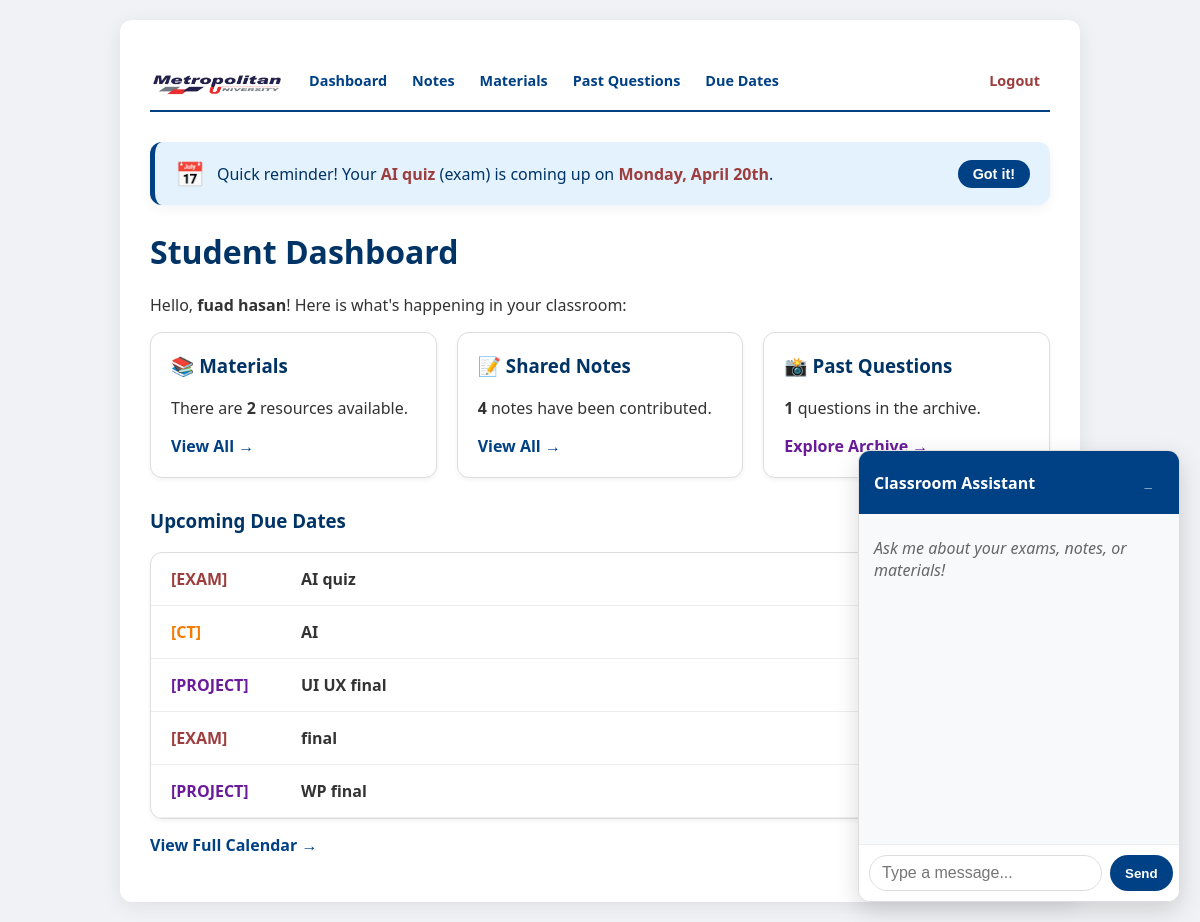
/dashboard.php (signed in), run on the app's committed database.
### tables this page shows
CREATE TABLE "events" (
    id INTEGER PRIMARY KEY AUTOINCREMENT,
    title TEXT NOT NULL,
    type TEXT CHECK(type IN ('assignment', 'exam', 'CT', 'presentation', 'project')) NOT NULL,
    due_date DATE NOT NULL,
    description TEXT,
    created_at DATETIME DEFAULT CURRENT_TIMESTAMP
);

### dashboard.php (the view, shortened to what this page needs)
<?php
require_once 'includes/db.php';
$materials_count = $db->query("SELECT COUNT(*) FROM materials")->fetchColumn();
$notes_count = $db->query("SELECT COUNT(*) FROM notes")->fetchColumn();
$questions_count = $db->query("SELECT COUNT(*) FROM past_questions")->fetchColumn();
$due_dates = $db->query("SELECT * FROM events WHERE due_date >= date('now', 'localtime') ORDER BY due_date ASC LIMIT 5")->fetchAll();
$show_reminder = false;
$imminent_event = null;
if (!empty($due_dates)) {
    $imminent_event = $due_dates[0];
    $show_reminder = true;
}
?>
<?php include 'includes/header.php'; ?>
<?php if ($show_reminder && $imminent_event): ?>
    <?php
        $date_obj = new DateTime($imminent_event['due_date']);
        $friendly_date = $date_obj->format('l, F jS');
    ?>
    <div id="proactive-reminder" class="proactive-reminder">
        <div class="reminder-content">
            <span class="reminder-icon">📅</span>
            <span class="reminder-text">
                Quick reminder! Your <strong><?php echo htmlspecialchars($imminent_event['title']); ?></strong>
                (<?php echo $imminent_event['type']; ?>) is coming up on <strong><?php echo $friendly_date; ?></strong>.
            </span>
        </div>
        <button class="reminder-btn" onclick="dismissReminder()">Got it!</button>
    </div>
<?php endif; ?>
<h1>Student Dashboard</h1>
<p>Hello, <strong><?php echo htmlspecialchars($_SESSION['user_name']); ?></strong>! Here is what's happening in your classroom:</p>
<div style="display: grid; grid-template-columns: repeat(auto-fit, minmax(250px, 1fr)); gap: 20px;">
    <div style="border: 1px solid #ddd; padding: 20px; border-radius: 12px; background: white; box-shadow: 0 2px 4px rgba(0,0,0,0.05);">
        <h3 style="margin-top: 0;">📚 Materials</h3>
        <p>There are <strong><?php echo $materials_count; ?></strong> resources available.</p>
        <a href="materials.php" style="color: #004085; font-weight: bold; text-decoration: none;">View All &rarr;</a>
    </div>
    <div style="border: 1px solid #ddd; padding: 20px; border-radius: 12px; background: white; box-shadow: 0 2px 4px rgba(0,0,0,0.05);">
        <h3 style="margin-top: 0;">📝 Shared Notes</h3>
        <p><strong><?php echo $notes_count; ?></strong> notes have been contributed.</p>
        <a href="notes.php" style="color: #004085; font-weight: bold; text-decoration: none;">View All &rarr;</a>
    </div>
    <div style="border: 1px solid #ddd; padding: 20px; border-radius: 12px; background: white; box-shadow: 0 2px 4px rgba(0,0,0,0.05);">
        <h3 style="margin-top: 0;">📸 Past Questions</h3>
        <p><strong><?php echo $questions_count; ?></strong> questions in the archive.</p>
        <a href="past_questions.php" style="color: #6a1b9a; font-weight: bold; text-decoration: none;">Explore Archive &rarr;</a>
    </div>
</div>
<div style="margin-top: 30px;">
    <h3>Upcoming Due Dates</h3>
    <?php if (empty($due_dates)): ?>
        <p>No upcoming exams or assignments!</p>
    <?php else: ?>
        <div style="background: white; border-radius: 12px; border: 1px solid #ddd; overflow: hidden; box-shadow: 0 2px 4px rgba(0,0,0,0.05);">
        <?php foreach ($due_dates as $event): ?>
            <div class="item" style="padding: 15px 20px; display: flex; align-items: center; border-bottom: 1px solid #eee;">
                <span class="due-date <?php echo strtolower($event['type']); ?>" style="width: 130px; display: inline-block;">[<?php echo strtoupper($event['type']); ?>]</span>
                <strong style="flex: 1;"><?php echo htmlspecialchars($event['title']); ?></strong>
                <span style="color: #666; font-size: 0.95em;"><?php echo date('D, M jS', strtotime($event['due_date'])); ?></span>
            </div>
        <?php endforeach; ?>
        </div>
        <p style="margin-top: 15px;"><a href="calendar.php" style="color: #004085; font-weight: bold; text-decoration: none;">View Full Calendar &rarr;</a></p>
    <?php endif; ?>
</div>
<?php include 'includes/footer.php'; ?>

### assets/css/style.css (style rules this page uses)
body { font-family: 'Segoe UI', Tahoma, Geneva, Verdana, sans-serif; margin: 0; padding: 20px; background-color: #f0f2f5; color: #333; }
h1, h2, h3 { color: #003366; }
button { padding: 12px; background-color: #004085; color: white; border: none; border-radius: 6px; cursor: pointer; font-weight: bold; transition: background 0.2s; }
.item { border-bottom: 1px solid #eee; padding: 15px 0; }
.due-date { font-weight: bold; color: #9d3d3d; }
.due-date.ct { color: #f57c00; }
.due-date.project { color: #6a1b9a; }
.due-date.exam { color: #9d3d3d; }
.proactive-reminder { background: #e3f2fd; border-left: 5px solid #004085; padding: 15px 20px; border-radius: 12px; margin-bottom: 25px; display: flex; justify-content: space-between; align-items: center; box-shadow: 0 4px 12px rgba(0,0,0,0.05); animation: slideDown 0.5s ease-out; }
.reminder-content { display: flex; align-items: center; gap: 12px; }
.reminder-icon { font-size: 1.5rem; }
.reminder-text { color: #003366; font-weight: 500; }
.reminder-text strong { color: #9d3d3d; }
.reminder-btn { background: #004085; color: white; border: none; padding: 6px 15px; border-radius: 20px; cursor: pointer; font-size: 0.9rem; font-weight: bold; transition: all 0.2s; }

### data on the page
events: title "AI quiz", type "exam", due_date "Monday, April 20th", type "EXAM"
events: type "CT", title "AI"
events: type "PROJECT", title "UI UX final"
events: type "EXAM", title "final"
events: type "PROJECT", title "WP final"

### other printed values
$_SESSION['user_name'] "fuad hasan"
$materials_count "2"
$notes_count "4"
$questions_count "1"
